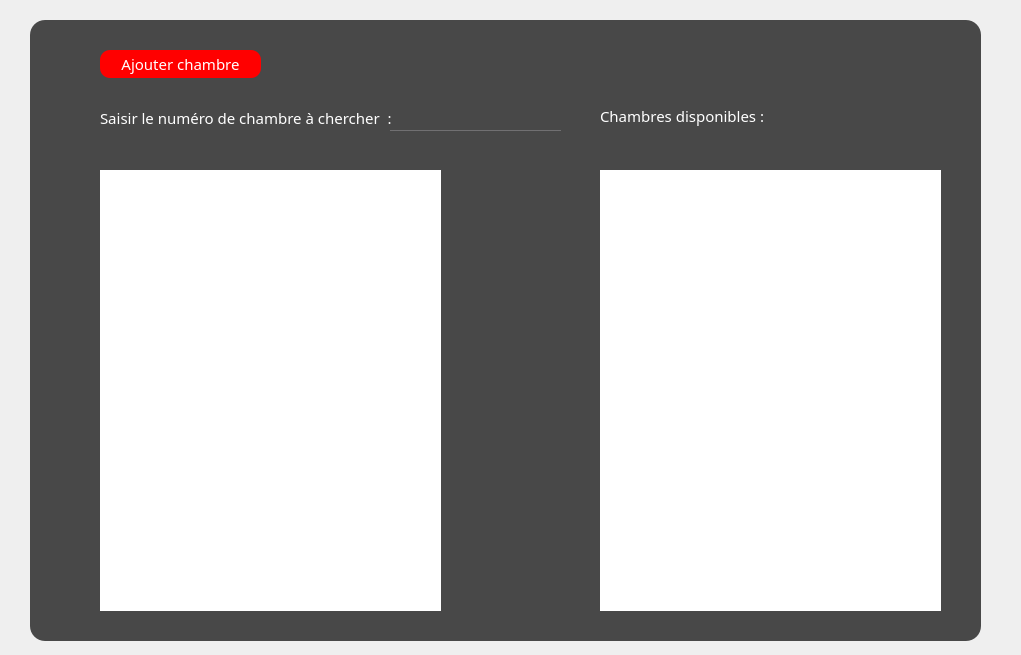
<?xml version="1.0" encoding="UTF-8"?>
<ui version="4.0">
 <class>ChambreAdmin</class>
 <widget class="QDialog" name="ChambreAdmin">
  <property name="geometry">
   <rect>
    <x>0</x>
    <y>0</y>
    <width>1021</width>
    <height>655</height>
   </rect>
  </property>
  <property name="windowTitle">
   <string>Hotel</string>
  </property>
  <property name="windowIcon">
   <iconset resource="image.qrc">
    <normaloff>:/projetimages/projetimages/e.png</normaloff>:/projetimages/projetimages/e.png</iconset>
  </property>
  <property name="styleSheet">
   <string notr="true">QTableView {
    selection-background-color:red;
border-radius:15px;
}

QDialog#ChambreAdmin
{background-image:url(:/projetimages/projetimages/a.jpg);

}
*{
font-family:centry gothlic ;
font-size:15px;
}
QWidget#widget
{

	background:rgba(0,0,0,0.7);
border-radius:15px;
}
 
QLabel
{
color:white;
background:transparent;

}

QPushButton
 {
     background-color: red;

     border-radius: 10px;

 }


QPushButton
{
color:white;

border-raduis:15px;
}
QPushButton#ajouterchambre_btn:hover
{

color: white;
border-radius:15px;
background:rgb(255, 85, 127);
}

QLineEdit
{
background:transparent;
border:none;
color:#717072;
border-bottom:1px solid #717072;
}</string>
  </property>
  <widget class="QWidget" name="widget" native="true">
   <property name="geometry">
    <rect>
     <x>30</x>
     <y>20</y>
     <width>951</width>
     <height>621</height>
    </rect>
   </property>
   <widget class="QTableView" name="tableViewchdispoadmin">
    <property name="geometry">
     <rect>
      <x>570</x>
      <y>150</y>
      <width>341</width>
      <height>441</height>
     </rect>
    </property>
   </widget>
   <widget class="QPushButton" name="ajouterchambre_btn">
    <property name="geometry">
     <rect>
      <x>70</x>
      <y>30</y>
      <width>161</width>
      <height>28</height>
     </rect>
    </property>
    <property name="focusPolicy">
     <enum>Qt::NoFocus</enum>
    </property>
    <property name="text">
     <string>Ajouter chambre</string>
    </property>
   </widget>
   <widget class="QLabel" name="label">
    <property name="geometry">
     <rect>
      <x>570</x>
      <y>80</y>
      <width>181</width>
      <height>31</height>
     </rect>
    </property>
    <property name="text">
     <string>Chambres disponibles :</string>
    </property>
   </widget>
   <widget class="QTableView" name="tableViewchambreadmin">
    <property name="geometry">
     <rect>
      <x>70</x>
      <y>150</y>
      <width>341</width>
      <height>441</height>
     </rect>
    </property>
   </widget>
   <widget class="QLabel" name="label_2">
    <property name="geometry">
     <rect>
      <x>70</x>
      <y>90</y>
      <width>301</width>
      <height>16</height>
     </rect>
    </property>
    <property name="text">
     <string>Saisir le numéro de chambre à chercher  :</string>
    </property>
   </widget>
   <widget class="QLineEdit" name="cherchambreadmin_txt">
    <property name="geometry">
     <rect>
      <x>360</x>
      <y>90</y>
      <width>171</width>
      <height>21</height>
     </rect>
    </property>
    <property name="mouseTracking">
     <bool>false</bool>
    </property>
   </widget>
  </widget>
 </widget>
 <resources>
  <include location="image.qrc"/>
 </resources>
 <connections/>
</ui>
